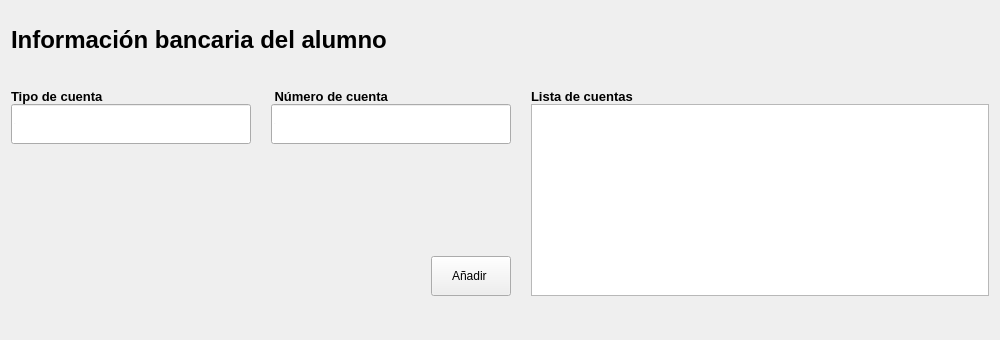
              <widget class="QFrame" name="info_bancaria_alumno">
               <property name="sizePolicy">
                <sizepolicy hsizetype="Preferred" vsizetype="Preferred">
                 <horstretch>0</horstretch>
                 <verstretch>10</verstretch>
                </sizepolicy>
               </property>
               <property name="minimumSize">
                <size>
                 <width>1000</width>
                 <height>340</height>
                </size>
               </property>
               <property name="styleSheet">
                <string notr="true"/>
               </property>
               <property name="frameShape">
                <enum>QFrame::NoFrame</enum>
               </property>
               <property name="frameShadow">
                <enum>QFrame::Raised</enum>
               </property>
               <property name="tipo" stdset="0">
                <string>espacio_preguntas_form</string>
               </property>
               <layout class="QVBoxLayout" name="verticalLayout_9">
                <property name="topMargin">
                 <number>20</number>
                </property>
                <item>
                 <widget class="QLabel" name="label_segmento_info_bancaria_alumno">
                  <property name="minimumSize">
                   <size>
                    <width>0</width>
                    <height>30</height>
                   </size>
                  </property>
                  <property name="maximumSize">
                   <size>
                    <width>16777215</width>
                    <height>20</height>
                   </size>
                  </property>
                  <property name="font">
                   <font>
                    <family>Arial</family>
                    <pointsize>18</pointsize>
                    <weight>75</weight>
                    <bold>true</bold>
                   </font>
                  </property>
                  <property name="styleSheet">
                   <string notr="true"/>
                  </property>
                  <property name="text">
                   <string>Información bancaria del alumno</string>
                  </property>
                  <property name="scaledContents">
                   <bool>false</bool>
                  </property>
                 </widget>
                </item>
                <item alignment="Qt::AlignVCenter">
                 <widget class="QFrame" name="preguntas_info_bancaria_alumno">
                  <property name="minimumSize">
                   <size>
                    <width>460</width>
                    <height>170</height>
                   </size>
                  </property>
                  <property name="styleSheet">
                   <string notr="true"/>
                  </property>
                  <property name="frameShape">
                   <enum>QFrame::NoFrame</enum>
                  </property>
                  <property name="frameShadow">
                   <enum>QFrame::Raised</enum>
                  </property>
                  <layout class="QGridLayout" name="gridLayout_10">
                   <property name="leftMargin">
                    <number>0</number>
                   </property>
                   <property name="topMargin">
                    <number>0</number>
                   </property>
                   <property name="rightMargin">
                    <number>0</number>
                   </property>
                   <property name="bottomMargin">
                    <number>0</number>
                   </property>
                   <property name="horizontalSpacing">
                    <number>20</number>
                   </property>
                   <item row="0" column="0">
                    <layout class="QVBoxLayout" name="verticalLayout_31">
                     <item alignment="Qt::AlignTop">
                      <widget class="QLabel" name="label_tipo_de_cuenta">
                       <property name="maximumSize">
                        <size>
                         <width>100</width>
                         <height>16777215</height>
                        </size>
                       </property>
                       <property name="font">
                        <font>
                         <family>Arial</family>
                         <pointsize>10</pointsize>
                         <weight>75</weight>
                         <bold>true</bold>
                        </font>
                       </property>
                       <property name="styleSheet">
                        <string notr="true"/>
                       </property>
                       <property name="text">
                        <string>Tipo de cuenta </string>
                       </property>
                       <property name="scaledContents">
                        <bool>true</bool>
                       </property>
                      </widget>
                     </item>
                     <item alignment="Qt::AlignTop">
                      <widget class="QLineEdit" name="input_tipo_de_cuenta">
                       <property name="enabled">
                        <bool>true</bool>
                       </property>
                       <property name="sizePolicy">
                        <sizepolicy hsizetype="Fixed" vsizetype="Fixed">
                         <horstretch>0</horstretch>
                         <verstretch>30</verstretch>
                        </sizepolicy>
                       </property>
                       <property name="minimumSize">
                        <size>
                         <width>240</width>
                         <height>40</height>
                        </size>
                       </property>
                       <property name="font">
                        <font>
                         <family>Arial</family>
                         <pointsize>-1</pointsize>
                        </font>
                       </property>
                       <property name="styleSheet">
                        <string notr="true"/>
                       </property>
                       <property name="placeholderText">
                        <string>.....</string>
                       </property>
                      </widget>
                     </item>
                    </layout>
                   </item>
                   <item row="0" column="1">
                    <layout class="QVBoxLayout" name="verticalLayout_32">
                     <item alignment="Qt::AlignTop">
                      <widget class="QLabel" name="label_numero_de_cuenta">
                       <property name="maximumSize">
                        <size>
                         <width>150</width>
                         <height>16777215</height>
                        </size>
                       </property>
                       <property name="font">
                        <font>
                         <family>Arial</family>
                         <pointsize>10</pointsize>
                         <weight>75</weight>
                         <bold>true</bold>
                        </font>
                       </property>
                       <property name="styleSheet">
                        <string notr="true"/>
                       </property>
                       <property name="text">
                        <string> Número de cuenta </string>
                       </property>
                       <property name="textFormat">
                        <enum>Qt::PlainText</enum>
                       </property>
                       <property name="scaledContents">
                        <bool>true</bool>
                       </property>
                      </widget>
                     </item>
                     <item alignment="Qt::AlignTop">
                      <widget class="QLineEdit" name="input_numero_de_cuenta">
                       <property name="sizePolicy">
                        <sizepolicy hsizetype="Fixed" vsizetype="Fixed">
                         <horstretch>0</horstretch>
                         <verstretch>30</verstretch>
                        </sizepolicy>
                       </property>
                       <property name="minimumSize">
                        <size>
                         <width>240</width>
                         <height>40</height>
                        </size>
                       </property>
                       <property name="font">
                        <font>
                         <family>Arial</family>
                         <pointsize>-1</pointsize>
                        </font>
                       </property>
                       <property name="styleSheet">
                        <string notr="true"/>
                       </property>
                       <property name="placeholderText">
                        <string>.....</string>
                       </property>
                      </widget>
                     </item>
                    </layout>
                   </item>
                   <item row="0" column="2" rowspan="2">
                    <layout class="QVBoxLayout" name="verticalLayout_42">
                     <item alignment="Qt::AlignTop">
                      <widget class="QLabel" name="label_mensaje_info_bancaria">
                       <property name="maximumSize">
                        <size>
                         <width>200</width>
                         <height>16777215</height>
                        </size>
                       </property>
                       <property name="font">
                        <font>
                         <family>Arial</family>
                         <pointsize>10</pointsize>
                         <weight>75</weight>
                         <bold>true</bold>
                        </font>
                       </property>
                       <property name="styleSheet">
                        <string/>
                       </property>
                       <property name="text">
                        <string>Lista de cuentas</string>
                       </property>
                      </widget>
                     </item>
                     <item>
                      <widget class="QListWidget" name="vista_previa_cuentas_bancarias">
                       <property name="font">
                        <font>
                         <family>Arial</family>
                         <pointsize>14</pointsize>
                         <weight>50</weight>
                         <bold>false</bold>
                        </font>
                       </property>
                       <property name="styleSheet">
                        <string notr="true"/>
                       </property>
                      </widget>
                     </item>
                    </layout>
                   </item>
                   <item row="1" column="1" alignment="Qt::AlignRight">
                    <widget class="QPushButton" name="boton_anadir_cuenta_banco">
                     <property name="sizePolicy">
                      <sizepolicy hsizetype="Fixed" vsizetype="Fixed">
                       <horstretch>0</horstretch>
                       <verstretch>0</verstretch>
                      </sizepolicy>
                     </property>
                     <property name="minimumSize">
                      <size>
                       <width>0</width>
                       <height>40</height>
                      </size>
                     </property>
                     <property name="cursor">
                      <cursorShape>PointingHandCursor</cursorShape>
                     </property>
                     <property name="styleSheet">
                      <string notr="true"/>
                     </property>
                     <property name="text">
                      <string>Añadir </string>
                     </property>
                     <property name="icon">
                      <iconset>
                       <normaloff>../recursos_de_imagenes/iconos_de_interfaz/circulo_mas.png</normaloff>../recursos_de_imagenes/iconos_de_interfaz/circulo_mas.png</iconset>
                     </property>
                     <property name="iconSize">
                      <size>
                       <width>40</width>
                       <height>20</height>
                      </size>
                     </property>
                    </widget>
                   </item>
                  </layout>
                 </widget>
                </item>
               </layout>
              </widget>
